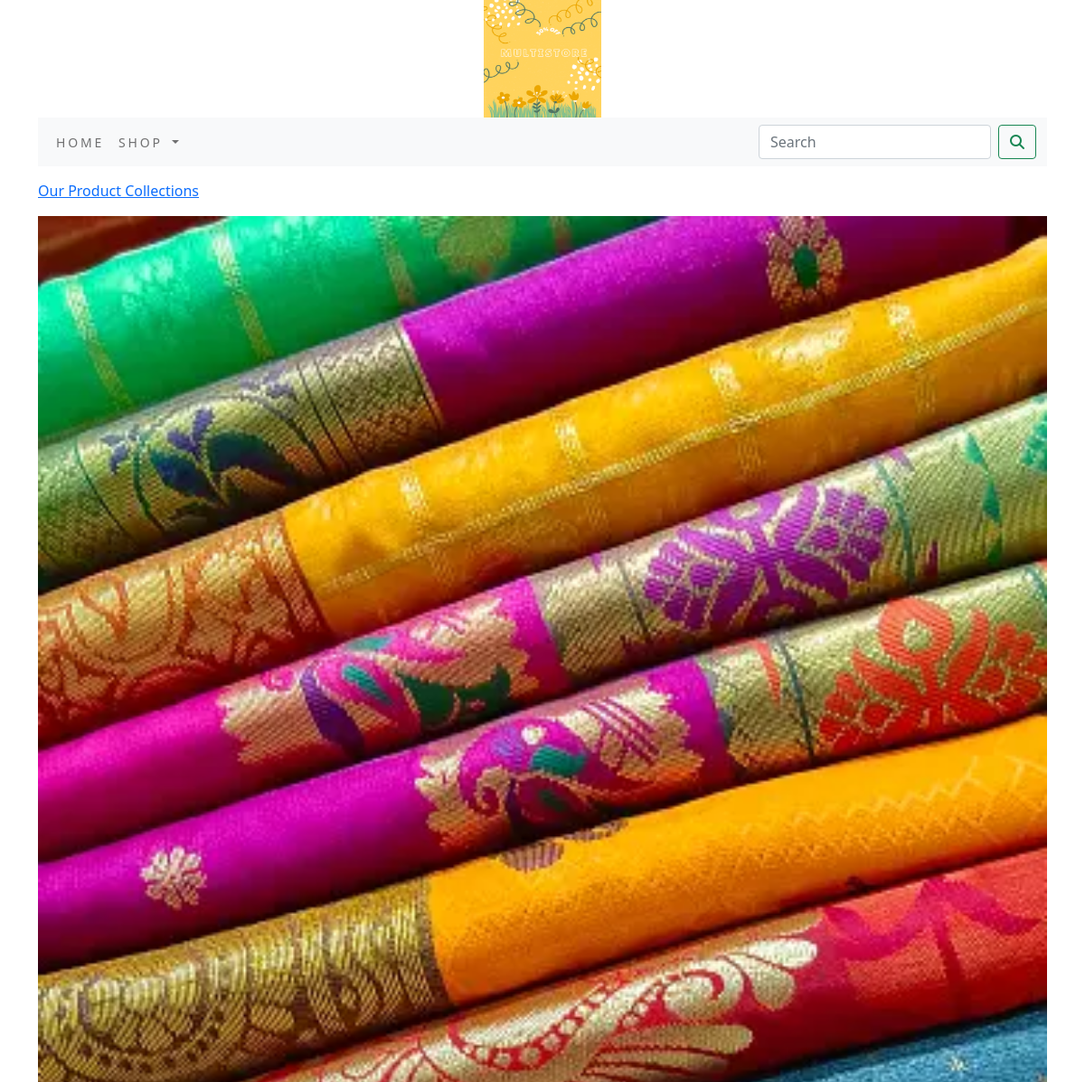
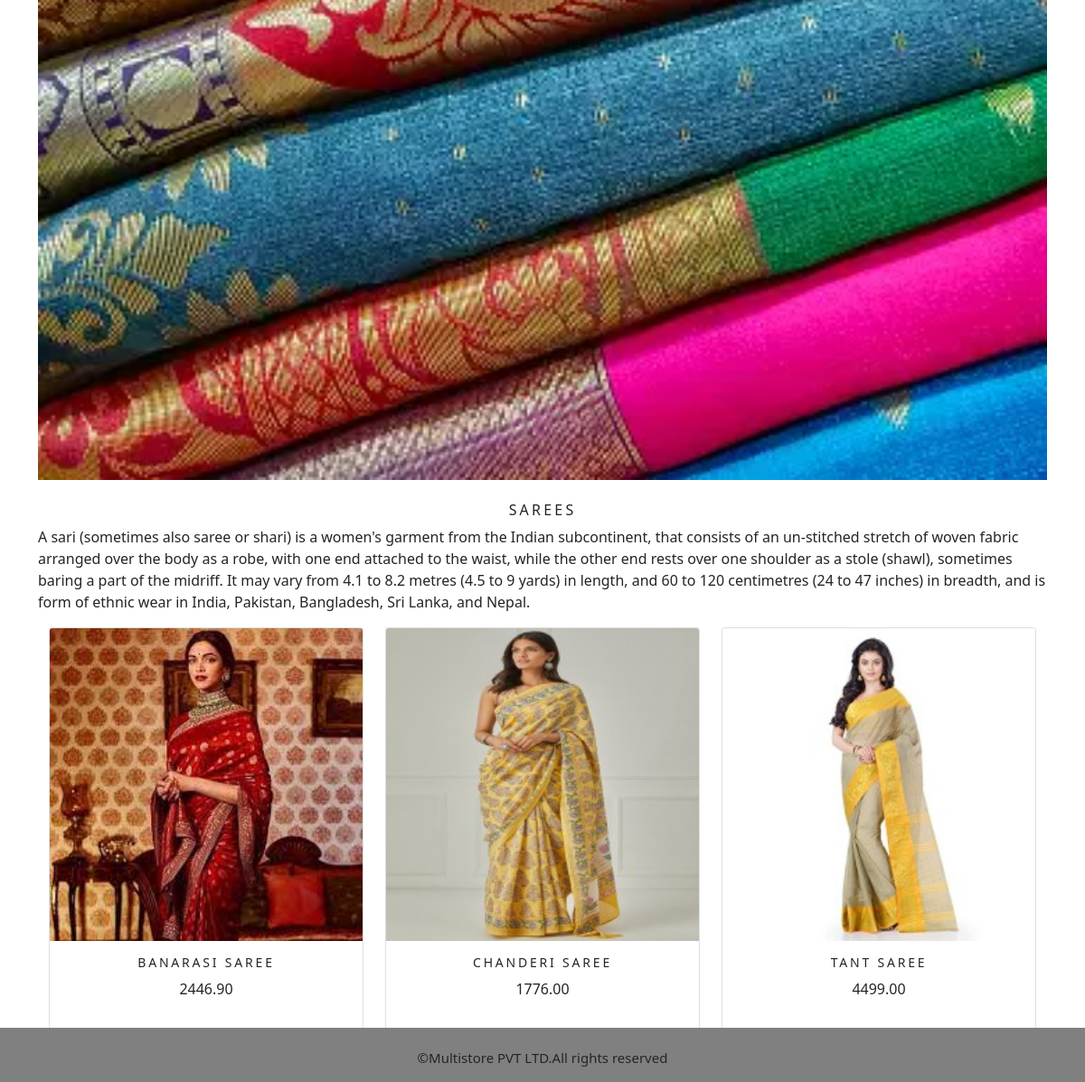
Screenshot of /commerceapp/sarees/ with the database file from the repository (2 pictures, top to bottom).
### commerceapp/models.py (models this page shows, shortened)
class Category(models.Model):
    name = models.CharField(max_length=200,unique=True)
    slug = models.SlugField(max_length=200,unique=True)
    description = models.TextField(blank=True)
    image = models.ImageField(upload_to='category',blank=True)
    class Meta:
        ordering = ('name',)
        verbose_name = 'category'
        verbose_name_plural = 'categories'
    def get_url(self):
        return reverse('commerceapp:products_by_category', args=[self.slug])

class Product(models.Model):
    name = models.CharField(max_length=200, unique=True)
    slug = models.SlugField(max_length=200, unique=True)
    description = models.TextField(blank=True)
    image = models.ImageField(upload_to='product', blank=True)
    price = models.DecimalField(max_digits=10,decimal_places=2)
    category = models.ForeignKey(Category,on_delete=models.CASCADE)
    stock = models.IntegerField()
    available = models.BooleanField(default=True)
    created = models.DateTimeField(auto_now_add=True)
    updated = models.DateTimeField(auto_now=True)
    def get_url(self):
        return reverse('commerceapp:ProCatdetail',args=[self.category.slug,self.slug])
    class Meta:
        ordering = ('name',)
        verbose_name = 'product'
        verbose_name_plural = 'products'

### commerceapp/views.py (the view)
# urls.py: path('',views.allProdCat,name='allProdCat'),
def allProdCat(request, c_slug=None):
    c_page = None
    products_list = None
    if c_slug!= None:
        c_page = get_object_or_404(Category, slug=c_slug)
        products_list = Product.objects.all().filter(category=c_page, available=True)
    else:
        products_list = Product.objects.all().filter(available=True)
    paginator=Paginator(products_list,6)
    try:
        page=int(request.GET.get('page','1'))
    except:
        page=1
    try:
        products=paginator.page(page)
    except (EmptyPage,InvalidPage):
        products=paginator.page(paginator.num_pages)
    return render(request,"category.html",{'category':c_page,'products':products})

### cartapp/contextprocessors.py (called while the page is built)
def counter(request):
    item_count=0
    if 'admin' in request.path:
        return {}
    else:
        try:
            cart=Cart.objects.filter(cart_id=_cart_id(request))
            car_items=CartItem.objects.all().filter(cart=cart[:1])
            for cart_item in car_items:
                item_count += cart_item.quantity
        except Cart.DoesNotExist:
            item_count =0
    return dict(item_count=item_count)

### cartapp/views.py (called while the page is built)
def _cart_id(request):
    cart = request.session.session_key
    if not cart:
        cart = request.session.create()
    return cart

### commerceapp/context processors.py (called while the page is built)
def menu_links(request):
    links=Category.objects.all()
    return dict(links=links)

### templates/category.html (shortened to what this page needs)
{% extends 'base.html' %}
{% load static %}
{% block content %}
{% if category %}
    <div>
        <div class="row my_row_class">
            <div class="mx-auto">
                <p><a href="{% url 'commerceapp:allProdCat' %}">Our Product Collections</a></p>
            </div>
        </div>
    </div>
{% endif %}
<div class="mx_auto">
    {% if category %}
        <img  class="my_image" src="{{category.image.url}}" alt="{{category.name}}">
</div>
    <br>
<div>
    <h1 class="text-center my_title">{{category.name}}</h1>
    <p class="text-justify">{{category.description}}</p>
</div>
    {% endif %}
<div class="container">
    <div class="row mx_auto">
        {% for product in products.object_list %}
        <div class="my_bottom_margin col-9 col-sm-12 col-md-4 col-lg-4">
            <div class="card text-center" style="min-width:18rem;">
                <a href="{{product.get_url}}"><img class="card-img-top my_image" src="{{product.image.url}}" alt="{{product.name}}"></a>
                <div class="card-body">
                    <h4>{{product.name}}</h4>
                    <p>{{product.price}}</p>
                </div>
            </div>
        </div>
        {% endfor %}
    </div>
        <br>
    </div>
</div>
{% endblock %}

### static/css/custom.css (style rules this page uses)
body { font-family: 'Raleway', sans-serif; text:justify; }
.my_row_class { padding-top:15px; }
.my_image { width:100%; height:auto; }
.my_title { font-size:16px; text-transform:uppercase; letter-spacing: .2em; }
.my_bottom_margin { margin-bottom:10px; }
.card-body h4 { font-size:14px; text-transform:uppercase; letter-spacing:0.2em; }

### rows the page displays
Category: image (picture), name "SAREES", description "A sari (sometimes also saree or shari) is a women's garment from the Indian subcontinent, that consists of an un-stitched stretch of woven fabric arranged over the body as a robe, with one end attached to the waist, while the other end rests over one shoulder as a stole (shawl), sometimes baring a part of the midriff. It may vary from 4.1 to 8.2 metres (4.5 to 9 yards) in length, and 60 to 120 centimetres (24 to 47 inches) in breadth, and is form of ethnic wear in India, Pakistan, Bangladesh, Sri Lanka, and Nepal."
Product: image (picture), name "BANARASI SAREE", price "2446.90"
Product: image (picture), name "CHANDERI SAREE", price "1776.00"
Product: image (picture), name "TANT SAREE", price "4499.00"
